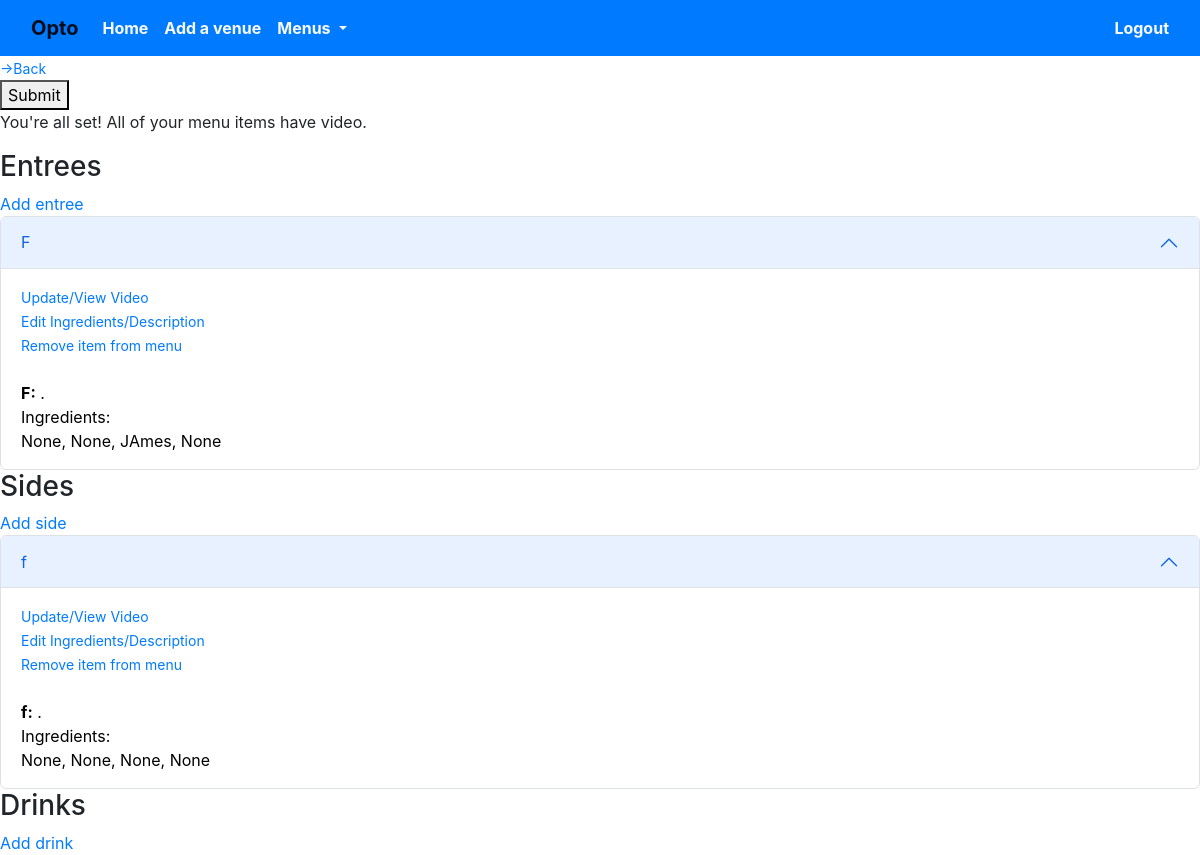
The page /edit_custom_menu/4/ (signed in) on the database its author committed.
### core/models.py (models this page shows)
class CustomEntree(models.Model):
	custom_menu = models.ForeignKey(CustomMenu, on_delete=models.CASCADE)
	name = models.CharField(max_length=100)
	ingredient1 = models.CharField(max_length=100, null=True, blank=True)
	ingredient2 = models.CharField(max_length=100, null=True, blank=True)
	ingredient3 = models.CharField(max_length=100, null=True, blank=True)
	ingredient4 = models.CharField(max_length=100, null=True, blank=True)
	ingredient5 = models.CharField(max_length=100, null=True, blank=True)
	ingredient6 = models.CharField(max_length=100, null=True, blank=True)
	ingredient7 = models.CharField(max_length=100, null=True, blank=True)
	ingredient8 = models.CharField(max_length=100, null=True, blank=True)
	ingredient9 = models.CharField(max_length=100, null=True, blank=True)
	ingredient10 = models.CharField(max_length=100, null=True, blank=True)
	description = models.TextField(null=True, blank=True)
	def __str__(self):
		return f"{self.name}"

class CustomSideDish(models.Model):
	custom_menu = models.ForeignKey(CustomMenu, on_delete=models.CASCADE)
	name = models.CharField(max_length=100)
	ingredient1 = models.CharField(max_length=100, null=True, blank=True)
	ingredient2 = models.CharField(max_length=100, null=True, blank=True)
	ingredient3 = models.CharField(max_length=100, null=True, blank=True)
	ingredient4 = models.CharField(max_length=100, null=True, blank=True)
	ingredient5 = models.CharField(max_length=100, null=True, blank=True)
	ingredient6 = models.CharField(max_length=100, null=True, blank=True)
	ingredient7 = models.CharField(max_length=100, null=True, blank=True)
	ingredient8 = models.CharField(max_length=100, null=True, blank=True)
	ingredient9 = models.CharField(max_length=100, null=True, blank=True)
	ingredient10 = models.CharField(max_length=100, null=True, blank=True)
	description = models.TextField(null=True, blank=True)
	def __str__(self):
		return f"{self.name}"

### core/views.py (the view)
# urls.py: path('edit_custom_menu/<int:user_id>/', views.edit_custom_menu, name='edit_custom_menu'),
def edit_custom_menu(request, user_id):
	user = Account.objects.get(id=user_id)
	selected_venue = [menu.venue for menu in SelectCustomMenu.objects.all() if str(menu.owner) == str(request.user.email)]
	if selected_venue:
		selected_venue = selected_venue[-1]
	print(selected_venue)
	menu = [menu for menu in CustomMenu.objects.all() if str(menu.custom_menu_owner.venue_name) == str(selected_venue)]
	if menu:
		menu = menu[-1]
	entrees = [entree for entree in CustomEntree.objects.all() if str(entree.custom_menu.custom_menu_owner.venue_name) == str(selected_venue)]
	sides = [side for side in CustomSideDish.objects.all() if str(side.custom_menu.custom_menu_owner.venue_name) == str(selected_venue)]
	drinks = [drink for drink in CustomDrink.objects.all() if str(drink.custom_menu.custom_menu_owner.venue_name) == str(selected_venue)]
	print(drinks)
	context = {'user':user, 'entrees':entrees, 'sides':sides, 'drinks':drinks}
	return render(request, 'core/edit_custom_menu.html', context)

### core/models.py (called while the page is built)
	def __str__(self):
		return f"{self.venue_name}"

### users/models.py (called while the page is built)
	def __str__(self):
		return self.email

### core/templates/core/edit_custom_menu.html (shortened to what this page needs)
<!DOCTYPE html>
<html>
{% extends 'core/base.html' %}
{% load bootstrap5 %}
{% block navbar %}
<head>
</head>
<body>
<small><a href="{% url 'core:home' %}">->Back</a></small><br>
{% endblock navbar %}
{% block content %}
  <form action="{% url 'core:edit_custom_menu' user.id %}" method="post">
    <button name='submit'>Submit</button>
  </form>
{% for item in no_video %}
	<p><b>{{ item }}</b><br>
{% empty %}
	<p>You're all set! All of your menu items have video.</p>
{% endfor %}
<h3>Entrees</h3>
<a href="{% url 'core:add_custom_entree' user.id %}">Add entree</a>
<div class="accordion" id="accordionExample">
	{% for entree in entrees %}
  <div class="accordion-item">
    <h2 class="accordion-header" id="entree{{ entree.id }}">
      <button class="accordion-button" type="button" data-bs-toggle="collapse" data-bs-target="#collapseOne" aria-expanded="true" aria-controls="collapseOne">
        {{ entree }}
      </button>
    </h2>
    <div id="collapseOne" class="accordion-collapse collapse show" aria-labelledby="entree{{ entree.id }}" data-bs-parent="#accordionExample">
      <div class="accordion-body">
      	<small><a href="{% url 'core:add_custom_entree_video' entree.id %}">Update/View Video</a></small><br>
    		<small><a href="{% url 'core:edit_custom_entree' entree.id %}">Edit Ingredients/Description</a></small><br>
    		<small><a href="">Remove item from menu</a></small><br><br>
        <strong>{{ entree.name }}:</strong> {{ entree.description }}.<br> Ingredients:<br>{{ entree.ingredient1 }}, {{ entree.ingredient2 }}, {{ entree.ingredient3 }}, {{ entree.ingredient4 }}
      </div>
    </div>
  </div>
  {% endfor %}
</div>
<h3>Sides</h3>
<a href="{% url 'core:add_custom_side' user.id %}">Add side</a>
<div class="accordion" id="accordionExample">
	{% for side in sides %}
  <div class="accordion-item">
    <h2 class="accordion-header" id="side{{ side.id }}">
      <button class="accordion-button" type="button" data-bs-toggle="collapse" data-bs-target="#collapseOne" aria-expanded="true" aria-controls="collapseOne">
        {{ side }}
      </button>
    </h2>
    <div id="collapseOne" class="accordion-collapse collapse show" aria-labelledby="side{{ side.id }}" data-bs-parent="#accordionExample">
      <div class="accordion-body">
      	<small><a href="{% url 'core:add_custom_side_video' side.id %}">Update/View Video</a></small><br>
    		<small><a href="{% url 'core:edit_custom_side' side.id %}">Edit Ingredients/Description</a></small><br>
    		<small><a href="">Remove item from menu</a></small><br><br>
        <strong>{{ side.name }}:</strong> {{ side.description }}.<br> Ingredients:<br>{{ side.ingredient1 }}, {{ side.ingredient2 }}, {{ side.ingredient3 }}, {{ side.ingredient4 }}
      </div>
    </div>
  </div>
  {% endfor %}
</div>
<h3>Drinks</h3>
<a href="{% url 'core:add_custom_drink' user.id %}">Add drink</a>
{% endblock content %}

### rows shown on the page
CustomEntree: name "F", ingredient1 "None", ingredient2 "None", ingredient3 "JAmes", ingredient4 "None"
CustomSideDish: name "f", ingredient1 "None", ingredient2 "None", ingredient3 "None", ingredient4 "None"
